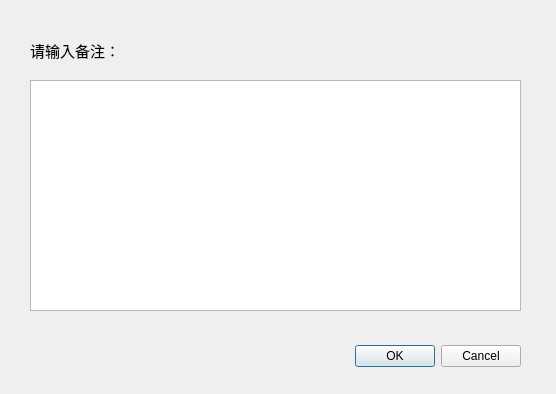
<?xml version="1.0" encoding="UTF-8"?>
<ui version="4.0">
 <class>Remark</class>
 <widget class="QDialog" name="Remark">
  <property name="geometry">
   <rect>
    <x>0</x>
    <y>0</y>
    <width>556</width>
    <height>394</height>
   </rect>
  </property>
  <property name="minimumSize">
   <size>
    <width>556</width>
    <height>394</height>
   </size>
  </property>
  <property name="maximumSize">
   <size>
    <width>556</width>
    <height>394</height>
   </size>
  </property>
  <property name="windowTitle">
   <string>Dialog</string>
  </property>
  <widget class="QDialogButtonBox" name="CommitNote">
   <property name="geometry">
    <rect>
     <x>180</x>
     <y>340</y>
     <width>341</width>
     <height>32</height>
    </rect>
   </property>
   <property name="orientation">
    <enum>Qt::Horizontal</enum>
   </property>
   <property name="standardButtons">
    <set>QDialogButtonBox::Cancel|QDialogButtonBox::Ok</set>
   </property>
  </widget>
  <widget class="QTextEdit" name="NoteContent">
   <property name="geometry">
    <rect>
     <x>30</x>
     <y>80</y>
     <width>491</width>
     <height>231</height>
    </rect>
   </property>
   <property name="font">
    <font>
     <family>微软雅黑</family>
     <pointsize>11</pointsize>
    </font>
   </property>
   <property name="html">
    <string>&lt;!DOCTYPE HTML PUBLIC &quot;-//W3C//DTD HTML 4.0//EN&quot; &quot;http://www.w3.org/TR/REC-html40/strict.dtd&quot;&gt;
&lt;html&gt;&lt;head&gt;&lt;meta name=&quot;qrichtext&quot; content=&quot;1&quot; /&gt;&lt;style type=&quot;text/css&quot;&gt;
p, li { white-space: pre-wrap; }
&lt;/style&gt;&lt;/head&gt;&lt;body style=&quot; font-family:'微软雅黑'; font-size:11pt; font-weight:400; font-style:normal;&quot;&gt;
&lt;p style=&quot;-qt-paragraph-type:empty; margin-top:0px; margin-bottom:0px; margin-left:0px; margin-right:0px; -qt-block-indent:0; text-indent:0px;&quot;&gt;&lt;br /&gt;&lt;/p&gt;&lt;/body&gt;&lt;/html&gt;</string>
   </property>
  </widget>
  <widget class="QLabel" name="label">
   <property name="geometry">
    <rect>
     <x>30</x>
     <y>30</y>
     <width>131</width>
     <height>41</height>
    </rect>
   </property>
   <property name="font">
    <font>
     <family>微软雅黑</family>
     <pointsize>11</pointsize>
    </font>
   </property>
   <property name="text">
    <string>请输入备注：</string>
   </property>
  </widget>
 </widget>
 <resources/>
 <connections>
  <connection>
   <sender>CommitNote</sender>
   <signal>accepted()</signal>
   <receiver>Remark</receiver>
   <slot>accept()</slot>
   <hints>
    <hint type="sourcelabel">
     <x>248</x>
     <y>254</y>
    </hint>
    <hint type="destinationlabel">
     <x>157</x>
     <y>274</y>
    </hint>
   </hints>
  </connection>
  <connection>
   <sender>CommitNote</sender>
   <signal>rejected()</signal>
   <receiver>Remark</receiver>
   <slot>reject()</slot>
   <hints>
    <hint type="sourcelabel">
     <x>316</x>
     <y>260</y>
    </hint>
    <hint type="destinationlabel">
     <x>286</x>
     <y>274</y>
    </hint>
   </hints>
  </connection>
 </connections>
</ui>
